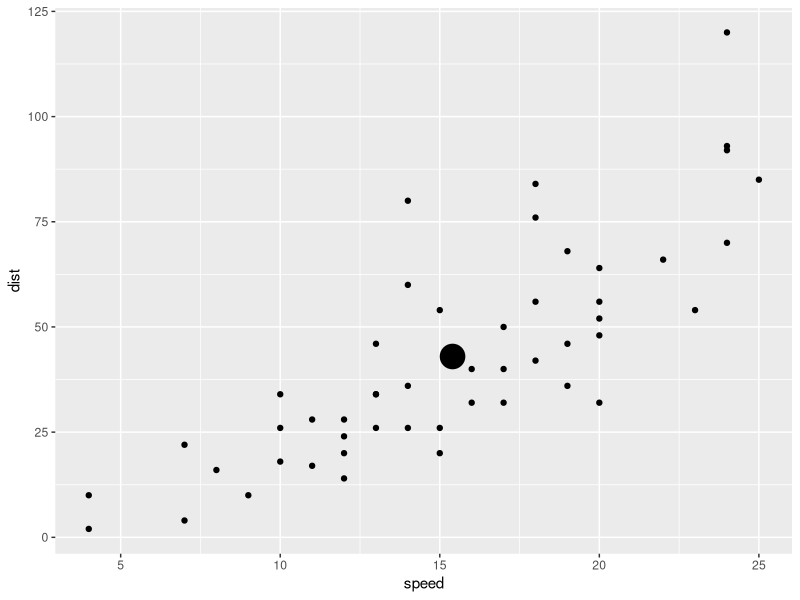
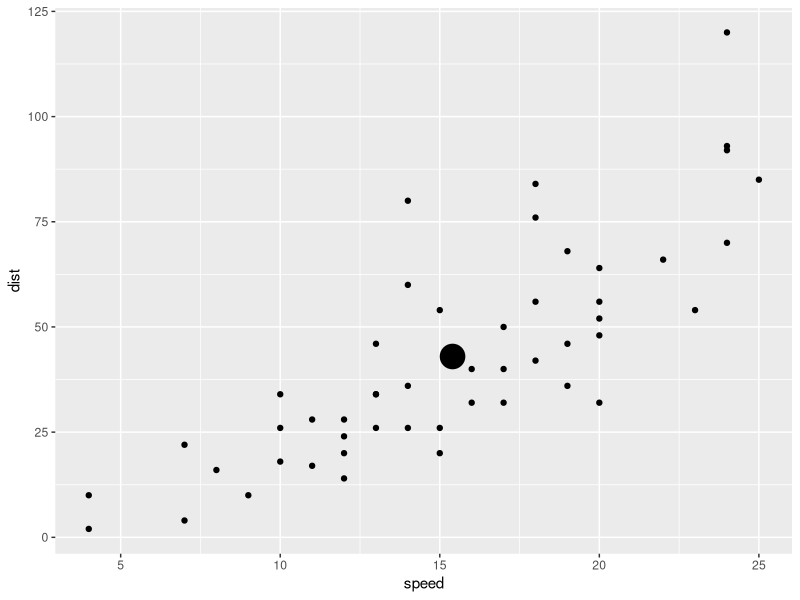
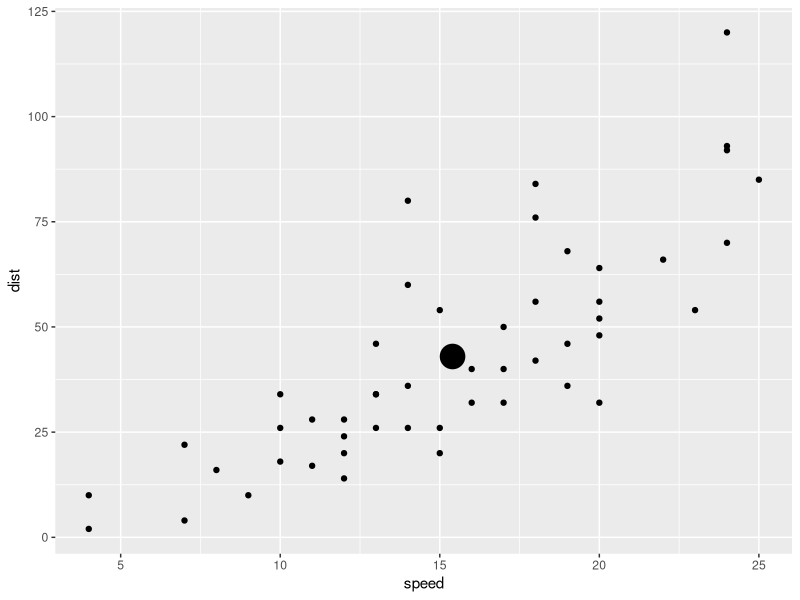
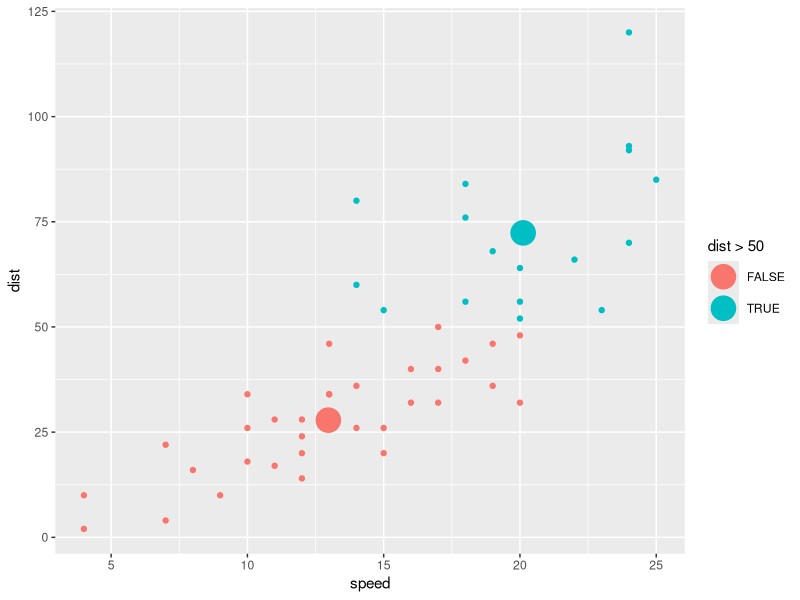

The R source for these figures, in order:
## ---- chunk 1
knitr::opts_chunk$set(
  collapse = TRUE,
  comment = "#>"
)
## ---- chunk 2
library(tidyverse)

cars_means_df <- cars |>
  summarise(dist = mean(dist),
            speed = mean(speed))

ggplot(data = cars) + 
  aes(speed, dist) + 
  geom_point() + 
  geom_point(data = cars_means_df, size = 8)
## ---- chunk 3
compute_group_means <- function(data, scales){
  
  data |>
    summarise(x = mean(x),
              y = mean(y))
  
}


StatMeans <- ggproto(`_class` = "StatMeans",
                     `_inherit` = Stat,
                     compute_group = compute_group_means,
                     required_aes = c("x", "y"))


## ---- chunk 4
cars |>
  select(x = speed, y = dist) |>
  compute_group_means()
## ---- chunk 5
ggplot(data = cars) + 
  aes(speed, dist) + 
  geom_point() + 
  layer(stat = StatMeans, 
        geom = GeomPoint, 
        position = "identity",
        params = list(size = 8)) 

# defining params is not always required.
# we just use it hear so that our means point is obvious
## ---- chunk 6
geom_pointmeans <- function(mapping = NULL, 
                            data = NULL,
                            position = "identity", 
                            na.rm = FALSE,
                            show.legend = NA,
                            inherit.aes = TRUE, ...) {
  ggplot2::layer(
    stat = StatMeans,        # proto object from step 2
    geom = ggplot2::GeomPoint,   # inherit other behavior
    data = data, 
    mapping = mapping,
    position = position, 
    show.legend = show.legend, 
    inherit.aes = inherit.aes,
    params = list(na.rm = na.rm, ...)
  )
}

## ---- chunk 7
ggplot(data = cars) + 
  aes(speed, dist) + 
  geom_point() + 
  geom_pointmeans(size = 8)

last_plot() + 
  aes(color = dist > 50)
